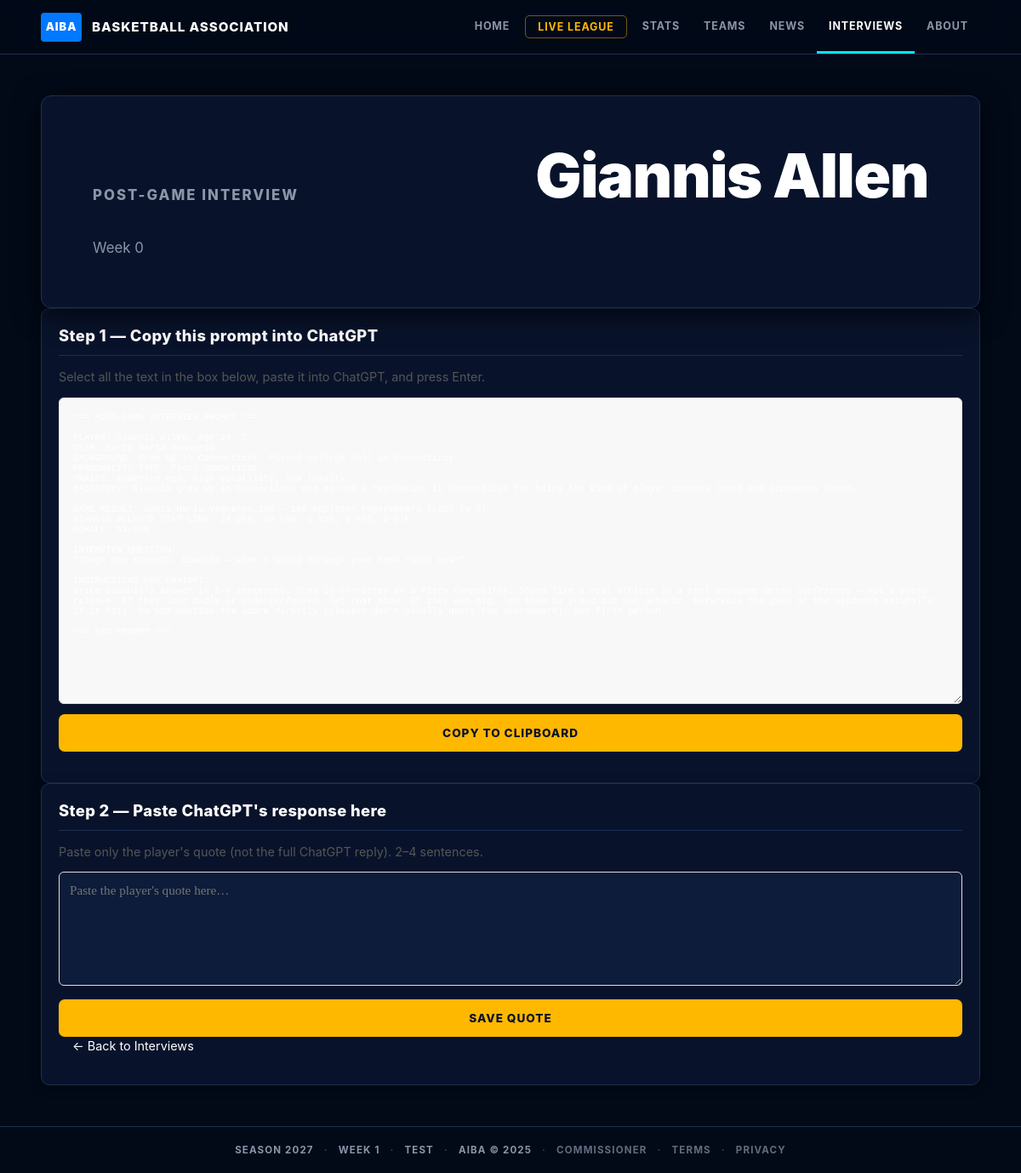
Page /commissioner/interview/1 on the committed database.
### tables this page shows
CREATE TABLE player_interviews (
            id             INTEGER PRIMARY KEY AUTOINCREMENT,
            game_id        INTEGER REFERENCES games(id),
            player_id      INTEGER NOT NULL REFERENCES players(id),
            week           INTEGER NOT NULL,
            season_year    INTEGER NOT NULL,
            question       TEXT NOT NULL,
            context_packet TEXT NOT NULL,
            response       TEXT,
            created_at     TEXT DEFAULT (datetime('now'))
        );

CREATE TABLE league_state (
            id           INTEGER PRIMARY KEY,
            current_week INTEGER DEFAULT 1,
            season_year  INTEGER DEFAULT 2025,
            last_updated TEXT
        , mode TEXT DEFAULT 'test', official_started INTEGER DEFAULT 0, phase TEXT DEFAULT 'regular_season', offseason_stage TEXT, offseason_from_season INTEGER);

### web_app.py (the view)
@app.route("/commissioner/interview/<int:interview_id>")
def interview_prompt(interview_id):
    def load(conn):
        row = conn.execute(
            "SELECT * FROM player_interviews WHERE id = ?", (interview_id,)
        ).fetchone()
        if not row:
            return None
        player = conn.execute(
            "SELECT first_name || ' ' || last_name AS name FROM players WHERE id = ?",
            (row["player_id"],)
        ).fetchone()
        return {"interview": dict(row), "player_name": player["name"] if player else "Player"}
    data = with_conn(load)
    if not data or not data["interview"]:
        return render_template("not_found.html", title="Interview not found"), 404
    return render_template("interview_prompt.html", **data, active="interviews")

### league/database.py (called while the page is built)
def get_connection():
    conn = sqlite3.connect(DB_PATH)
    conn.row_factory = sqlite3.Row
    conn.execute("PRAGMA foreign_keys = ON")
    return conn

### league/web_queries.py (called while the page is built)
def dicts(rows):
    return [dict(row) for row in rows]

def one(row):
    return dict(row) if row else None

def get_state(conn):
    return one(conn.execute("SELECT * FROM league_state WHERE id = 1").fetchone())

def get_site_chrome(conn):
    return {
        "state": get_state(conn),
        "teams": dicts(conn.execute(
            "SELECT id, city, name, abbreviation FROM teams ORDER BY city"
        ).fetchall()),
    }

### web_app.py (called while the page is built)
def with_conn(callback):
    create_tables()
    conn = get_connection()
    try:
        return callback(conn)
    finally:
        conn.close()

@app.context_processor
def inject_chrome():
    def load():
        return with_conn(q.get_site_chrome)
    try:
        chrome = load()
    except Exception:
        chrome = {"state": None, "teams": []}
    return chrome

### templates/interview_prompt.html (shortened to what this page needs)
{% extends "base.html" %}
{% block content %}
<section class="page-hero compact">
  <p class="eyebrow">Post-Game Interview</p>
  <h1>{{ player_name }}</h1>
  <p>Week {{ interview.week }}</p>
</section>
<section class="panel full">
  <div class="section-head"><h2>Step 1 — Copy this prompt into ChatGPT</h2></div>
  <p style="color:#555;font-size:0.9em;margin-bottom:1rem;">
    Select all the text in the box below, paste it into ChatGPT, and press Enter.
  </p>
  <textarea
    id="prompt-box"
    readonly
    style="width:100%;min-height:360px;font-family:monospace;font-size:0.82em;
           background:#f8f8f8;border:1px solid #ddd;padding:1rem;resize:vertical;"
  >{{ interview.context_packet }}</textarea>
  <p style="margin-top:0.5rem;">
    <button
      onclick="navigator.clipboard.writeText(document.getElementById('prompt-box').value);this.textContent='Copied!';"
      class="btn"
    >Copy to Clipboard</button>
  </p>
</section>
<section class="panel full">
  <div class="section-head"><h2>Step 2 — Paste ChatGPT's response here</h2></div>
  <form method="post" action="{{ url_for('interview_submit', interview_id=interview.id) }}">
    <p style="color:#555;font-size:0.9em;">
      Paste only the player's quote (not the full ChatGPT reply). 2–4 sentences.
    </p>
    <textarea
      name="response"
      rows="6"
      style="width:100%;font-family:Georgia,serif;font-size:0.95em;
             border:1px solid #ddd;padding:0.75rem;resize:vertical;"
      placeholder="Paste the player's quote here…"
      required
    ></textarea>
    <p style="margin-top:0.75rem;">
      <button type="submit" class="btn">Save Quote</button>
      <a href="{{ url_for('interviews') }}" style="margin-left:1rem;font-size:0.9em;">← Back to Interviews</a>
    </p>
  </form>
</section>
{% endblock %}

### templates/base.html (shortened to what this page needs)
<!doctype html>
<html lang="en">
<head>
  <link rel="stylesheet" href="{{ url_for('static', filename='site.css') }}">
</head>
<body>
  <header class="site-header">
    <a class="brand" href="{{ url_for('home') }}">
      <span class="brand-mark">AIBA</span>
      <span class="brand-copy">Basketball Association</span>
    </a>
    <nav class="nav" aria-label="Primary">
      <a class="{{ 'active' if active == 'home' else '' }}" href="{{ url_for('home') }}">Home</a>
      <a class="nav-cta {{ 'active' if active == 'live_league' else '' }}" href="{{ url_for('live_league') }}">Live League</a>
      <div class="nav-group">
        <a class="{{ 'active' if active in ('standings','scores','leaders') else '' }}" href="{{ url_for('standings') }}">Stats</a>
      </div>
      <div class="nav-group">
        <a class="{{ 'active' if active in ('teams','players') else '' }}" href="{{ url_for('teams') }}">Teams</a>
      </div>
      <a class="{{ 'active' if active == 'news' else '' }}" href="{{ url_for('news') }}">News</a>
      <a class="{{ 'active' if active == 'interviews' else '' }}" href="{{ url_for('interviews') }}">Interviews</a>
      <div class="nav-group">
        <a class="{{ 'active' if active in ('about','contact') else '' }}" href="{{ url_for('about') }}">About</a>
      </div>
    </nav>
  </header>
  <main>
    {% block content %}{% endblock %}
  </main>
  <footer class="footer">
    <span>Season {{ state.season_year if state else "—" }}</span>
    <span>Week {{ state.current_week if state else "—" }}</span>
    <span>{{ state.mode|upper if state else "NO LEAGUE" }}</span>
    <span>AIBA &copy; 2025</span>
    <span><a href="{{ url_for('commissioner') }}" style="color:inherit;opacity:0.7;">Commissioner</a></span>
    <span><a href="{{ url_for('terms') }}" style="color:inherit;opacity:0.7;">Terms</a></span>
    <span><a href="{{ url_for('privacy') }}" style="color:inherit;opacity:0.7;">Privacy</a></span>
  </footer>
</body>
</html>

### rows in the picture
player_interviews: week "0", context_packet "=== POST-GAME INTERVIEW PROMPT === PLAYER: Giannis Allen, Age 24, C TEAM: Santa Maria Vaqueros BACKGROUND: Grew up in Connecticut. Played college ball in Connecticut. PERSONALITY TYPE: Fiery Competitor TRAITS: moderate ego, high volatility, low loyalty BACKSTORY: Giannis grew up in Connecticut and earned a reputation in Connecticut for being the kind of player coaches loved and opponents hated. GAME RESULT: Santa Maria Vaqueros 106 — 108 Appleton Papermakers (LOSS by 2) GIANNIS ALLEN'S STAT LINE: 24 pts, 10 reb, 1 ast, 0 stl, 2 blk MORALE: 53/100 INTERVIEW QUESTION: \"Tough one tonight, Giannis — what's going through your head right now?\" INSTRUCTIONS FOR CHATGPT: Write Giannis's answer in…"
league_state: season_year "2027", current_week "1", mode "TEST"

### other values in the picture
{{ player_name }} "Giannis Allen"
